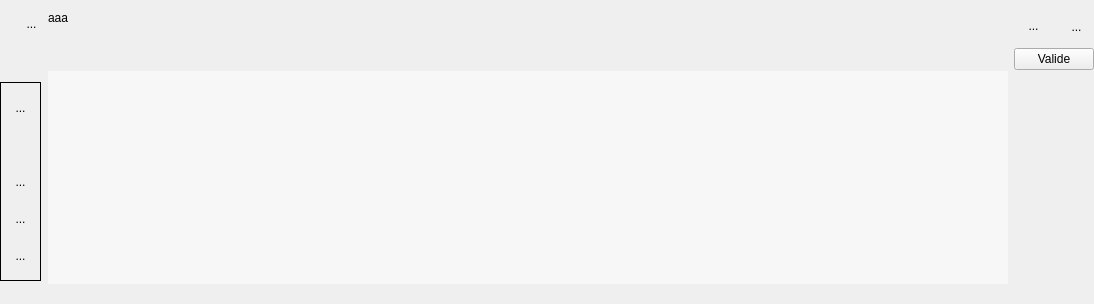
<?xml version="1.0" encoding="UTF-8"?>
<ui version="4.0">
 <class>WidgetTableau</class>
 <widget class="QWidget" name="WidgetTableau">
  <property name="geometry">
   <rect>
    <x>0</x>
    <y>0</y>
    <width>1094</width>
    <height>304</height>
   </rect>
  </property>
  <property name="sizePolicy">
   <sizepolicy hsizetype="Preferred" vsizetype="Expanding">
    <horstretch>0</horstretch>
    <verstretch>0</verstretch>
   </sizepolicy>
  </property>
  <property name="minimumSize">
   <size>
    <width>0</width>
    <height>0</height>
   </size>
  </property>
  <property name="windowTitle">
   <string>Form</string>
  </property>
  <layout class="QHBoxLayout" name="horizontalLayout_5">
   <property name="leftMargin">
    <number>0</number>
   </property>
   <property name="rightMargin">
    <number>0</number>
   </property>
   <item>
    <layout class="QVBoxLayout" name="verticalLayout_4">
     <item>
      <layout class="QHBoxLayout" name="horizontalLayout">
       <property name="spacing">
        <number>0</number>
       </property>
       <property name="sizeConstraint">
        <enum>QLayout::SetFixedSize</enum>
       </property>
       <item>
        <spacer name="horizontalSpacer_3">
         <property name="orientation">
          <enum>Qt::Horizontal</enum>
         </property>
         <property name="sizeType">
          <enum>QSizePolicy::Fixed</enum>
         </property>
         <property name="sizeHint" stdset="0">
          <size>
           <width>21</width>
           <height>20</height>
          </size>
         </property>
        </spacer>
       </item>
       <item>
        <widget class="MonBoutonValide" name="RBValide">
         <property name="minimumSize">
          <size>
           <width>21</width>
           <height>25</height>
          </size>
         </property>
         <property name="maximumSize">
          <size>
           <width>21</width>
           <height>25</height>
          </size>
         </property>
         <property name="focusPolicy">
          <enum>Qt::ClickFocus</enum>
         </property>
         <property name="toolTip">
          <string>Affiche le rapport de validation du mot-clef</string>
         </property>
         <property name="styleSheet">
          <string notr="true">border : 0px</string>
         </property>
         <property name="text">
          <string>...</string>
         </property>
         <property name="icon">
          <iconset>
           <normaloff>../Editeur/icons/ast-green-ball.png</normaloff>../Editeur/icons/ast-green-ball.png</iconset>
         </property>
         <property name="iconSize">
          <size>
           <width>25</width>
           <height>25</height>
          </size>
         </property>
        </widget>
       </item>
      </layout>
     </item>
     <item>
      <spacer name="verticalSpacer_3">
       <property name="orientation">
        <enum>Qt::Vertical</enum>
       </property>
       <property name="sizeType">
        <enum>QSizePolicy::Fixed</enum>
       </property>
       <property name="sizeHint" stdset="0">
        <size>
         <width>20</width>
         <height>40</height>
        </size>
       </property>
      </spacer>
     </item>
     <item>
      <widget class="QFrame" name="frame">
       <property name="sizePolicy">
        <sizepolicy hsizetype="Fixed" vsizetype="Preferred">
         <horstretch>0</horstretch>
         <verstretch>0</verstretch>
        </sizepolicy>
       </property>
       <property name="frameShape">
        <enum>QFrame::Box</enum>
       </property>
       <layout class="QVBoxLayout" name="verticalLayout_2">
        <item>
         <widget class="QToolButton" name="RBPlus">
          <property name="minimumSize">
           <size>
            <width>21</width>
            <height>31</height>
           </size>
          </property>
          <property name="maximumSize">
           <size>
            <width>21</width>
            <height>31</height>
           </size>
          </property>
          <property name="focusPolicy">
           <enum>Qt::ClickFocus</enum>
          </property>
          <property name="toolTip">
           <string>Ajoute une ligne</string>
          </property>
          <property name="styleSheet">
           <string notr="true">border : 0px</string>
          </property>
          <property name="text">
           <string>...</string>
          </property>
          <property name="icon">
           <iconset>
            <normaloff>../Editeur/icons/PlusBleu.png</normaloff>../Editeur/icons/PlusBleu.png</iconset>
          </property>
          <property name="iconSize">
           <size>
            <width>32</width>
            <height>32</height>
           </size>
          </property>
         </widget>
        </item>
        <item>
         <widget class="QToolButton" name="RBMoins">
          <property name="minimumSize">
           <size>
            <width>21</width>
            <height>31</height>
           </size>
          </property>
          <property name="maximumSize">
           <size>
            <width>21</width>
            <height>31</height>
           </size>
          </property>
          <property name="focusPolicy">
           <enum>Qt::ClickFocus</enum>
          </property>
          <property name="toolTip">
           <string>supprime une ligne</string>
          </property>
          <property name="styleSheet">
           <string notr="true">border : 0px</string>
          </property>
          <property name="icon">
           <iconset>
            <normaloff>../Editeur/icons/MoinsBleu.png</normaloff>../Editeur/icons/MoinsBleu.png</iconset>
          </property>
          <property name="iconSize">
           <size>
            <width>32</width>
            <height>32</height>
           </size>
          </property>
         </widget>
        </item>
        <item>
         <widget class="QToolButton" name="RBHaut">
          <property name="minimumSize">
           <size>
            <width>21</width>
            <height>31</height>
           </size>
          </property>
          <property name="maximumSize">
           <size>
            <width>21</width>
            <height>31</height>
           </size>
          </property>
          <property name="focusPolicy">
           <enum>Qt::ClickFocus</enum>
          </property>
          <property name="toolTip">
           <string>Remonte la ligne</string>
          </property>
          <property name="styleSheet">
           <string notr="true">border : 0px</string>
          </property>
          <property name="text">
           <string>...</string>
          </property>
          <property name="icon">
           <iconset theme="go-up">
            <normaloff>.</normaloff>.</iconset>
          </property>
          <property name="iconSize">
           <size>
            <width>32</width>
            <height>32</height>
           </size>
          </property>
         </widget>
        </item>
        <item>
         <widget class="QToolButton" name="RBBas">
          <property name="minimumSize">
           <size>
            <width>21</width>
            <height>31</height>
           </size>
          </property>
          <property name="maximumSize">
           <size>
            <width>21</width>
            <height>31</height>
           </size>
          </property>
          <property name="focusPolicy">
           <enum>Qt::ClickFocus</enum>
          </property>
          <property name="toolTip">
           <string>Descend la ligne</string>
          </property>
          <property name="styleSheet">
           <string notr="true">border : 0px</string>
          </property>
          <property name="text">
           <string>...</string>
          </property>
          <property name="icon">
           <iconset theme="go-down">
            <normaloff>.</normaloff>.</iconset>
          </property>
          <property name="iconSize">
           <size>
            <width>32</width>
            <height>32</height>
           </size>
          </property>
         </widget>
        </item>
        <item>
         <widget class="QToolButton" name="RBVoisListe">
          <property name="minimumSize">
           <size>
            <width>21</width>
            <height>31</height>
           </size>
          </property>
          <property name="maximumSize">
           <size>
            <width>21</width>
            <height>31</height>
           </size>
          </property>
          <property name="focusPolicy">
           <enum>Qt::ClickFocus</enum>
          </property>
          <property name="toolTip">
           <string>Montre l'ensemble des valeurs</string>
          </property>
          <property name="styleSheet">
           <string notr="true">border : 0px</string>
          </property>
          <property name="text">
           <string>...</string>
          </property>
          <property name="icon">
           <iconset>
            <normaloff>../Editeur/icons/verre-loupe-icone-6087-64.png</normaloff>../Editeur/icons/verre-loupe-icone-6087-64.png</iconset>
          </property>
          <property name="iconSize">
           <size>
            <width>32</width>
            <height>32</height>
           </size>
          </property>
         </widget>
        </item>
       </layout>
      </widget>
     </item>
     <item>
      <spacer name="verticalSpacer">
       <property name="orientation">
        <enum>Qt::Vertical</enum>
       </property>
       <property name="sizeHint" stdset="0">
        <size>
         <width>20</width>
         <height>13</height>
        </size>
       </property>
      </spacer>
     </item>
    </layout>
   </item>
   <item>
    <layout class="QVBoxLayout" name="verticalLayout_7">
     <item>
      <layout class="QHBoxLayout" name="horizontalLayout_2">
       <item>
        <widget class="MonLabelClic" name="label">
         <property name="sizePolicy">
          <sizepolicy hsizetype="Fixed" vsizetype="Preferred">
           <horstretch>0</horstretch>
           <verstretch>0</verstretch>
          </sizepolicy>
         </property>
         <property name="minimumSize">
          <size>
           <width>300</width>
           <height>25</height>
          </size>
         </property>
         <property name="maximumSize">
          <size>
           <width>178</width>
           <height>16777215</height>
          </size>
         </property>
         <property name="frameShape">
          <enum>QFrame::NoFrame</enum>
         </property>
         <property name="text">
          <string>&lt;html&gt;&lt;head/&gt;&lt;body&gt;&lt;p&gt;aaa&lt;/p&gt;&lt;p&gt;dqsklmdqm&lt;/p&gt;&lt;/body&gt;&lt;/html&gt;</string>
         </property>
         <property name="scaledContents">
          <bool>false</bool>
         </property>
         <property name="alignment">
          <set>Qt::AlignLeading|Qt::AlignLeft|Qt::AlignTop</set>
         </property>
        </widget>
       </item>
       <item>
        <spacer name="horizontalSpacer">
         <property name="orientation">
          <enum>Qt::Horizontal</enum>
         </property>
         <property name="sizeHint" stdset="0">
          <size>
           <width>40</width>
           <height>20</height>
          </size>
         </property>
        </spacer>
       </item>
      </layout>
     </item>
     <item>
      <layout class="QHBoxLayout" name="LATitre">
       <item>
        <spacer name="horizontalSpacer_2">
         <property name="orientation">
          <enum>Qt::Horizontal</enum>
         </property>
         <property name="sizeHint" stdset="0">
          <size>
           <width>40</width>
           <height>20</height>
          </size>
         </property>
        </spacer>
       </item>
      </layout>
     </item>
     <item>
      <widget class="QFrame" name="frame">
       <property name="frameShape">
        <enum>QFrame::NoFrame</enum>
       </property>
       <layout class="QVBoxLayout" name="verticalLayout_3">
        <property name="leftMargin">
         <number>0</number>
        </property>
        <property name="rightMargin">
         <number>0</number>
        </property>
        <item>
         <widget class="QScrollArea" name="scrollArea">
          <property name="sizePolicy">
           <sizepolicy hsizetype="Expanding" vsizetype="Expanding">
            <horstretch>0</horstretch>
            <verstretch>0</verstretch>
           </sizepolicy>
          </property>
          <property name="styleSheet">
           <string notr="true">background : rgb(247,247,247)</string>
          </property>
          <property name="frameShape">
           <enum>QFrame::NoFrame</enum>
          </property>
          <property name="lineWidth">
           <number>1</number>
          </property>
          <property name="widgetResizable">
           <bool>true</bool>
          </property>
          <property name="alignment">
           <set>Qt::AlignBottom|Qt::AlignLeading|Qt::AlignLeft</set>
          </property>
          <widget class="QWidget" name="verticalWidgetLE">
           <property name="geometry">
            <rect>
             <x>0</x>
             <y>0</y>
             <width>947</width>
             <height>205</height>
            </rect>
           </property>
           <property name="sizePolicy">
            <sizepolicy hsizetype="Preferred" vsizetype="Preferred">
             <horstretch>0</horstretch>
             <verstretch>0</verstretch>
            </sizepolicy>
           </property>
           <layout class="QVBoxLayout" name="verticalLayoutLE">
            <property name="spacing">
             <number>2</number>
            </property>
            <property name="leftMargin">
             <number>0</number>
            </property>
            <property name="topMargin">
             <number>0</number>
            </property>
            <property name="rightMargin">
             <number>0</number>
            </property>
            <property name="bottomMargin">
             <number>0</number>
            </property>
            <item>
             <spacer name="verticalSpacer_4">
              <property name="orientation">
               <enum>Qt::Vertical</enum>
              </property>
              <property name="sizeHint" stdset="0">
               <size>
                <width>20</width>
                <height>500</height>
               </size>
              </property>
             </spacer>
            </item>
           </layout>
          </widget>
         </widget>
        </item>
       </layout>
      </widget>
     </item>
    </layout>
   </item>
   <item>
    <layout class="QVBoxLayout" name="verticalLayout">
     <item>
      <layout class="QHBoxLayout" name="horizontalLayout_3">
       <property name="spacing">
        <number>0</number>
       </property>
       <item>
        <widget class="QToolButton" name="BSelectFichier">
         <property name="sizePolicy">
          <sizepolicy hsizetype="Fixed" vsizetype="Fixed">
           <horstretch>0</horstretch>
           <verstretch>0</verstretch>
          </sizepolicy>
         </property>
         <property name="maximumSize">
          <size>
           <width>25</width>
           <height>30</height>
          </size>
         </property>
         <property name="focusPolicy">
          <enum>Qt::ClickFocus</enum>
         </property>
         <property name="toolTip">
          <string>Ouvre un fichier de sélection des valeurs</string>
         </property>
         <property name="styleSheet">
          <string notr="true">border:0px</string>
         </property>
         <property name="text">
          <string>...</string>
         </property>
         <property name="icon">
          <iconset theme="text-x-generic">
           <normaloff>.</normaloff>.</iconset>
         </property>
         <property name="iconSize">
          <size>
           <width>32</width>
           <height>32</height>
          </size>
         </property>
        </widget>
       </item>
       <item>
        <spacer name="horizontalSpacer_4">
         <property name="orientation">
          <enum>Qt::Horizontal</enum>
         </property>
         <property name="sizeType">
          <enum>QSizePolicy::Fixed</enum>
         </property>
         <property name="sizeHint" stdset="0">
          <size>
           <width>13</width>
           <height>20</height>
          </size>
         </property>
        </spacer>
       </item>
       <item>
        <widget class="QToolButton" name="RBPoubelle">
         <property name="minimumSize">
          <size>
           <width>21</width>
           <height>31</height>
          </size>
         </property>
         <property name="maximumSize">
          <size>
           <width>21</width>
           <height>31</height>
          </size>
         </property>
         <property name="focusPolicy">
          <enum>Qt::ClickFocus</enum>
         </property>
         <property name="toolTip">
          <string>Détruit le mot-clef</string>
         </property>
         <property name="styleSheet">
          <string notr="true">border : 0px</string>
         </property>
         <property name="text">
          <string>...</string>
         </property>
         <property name="icon">
          <iconset>
           <normaloff>../Editeur/icons/deleteRond.png</normaloff>../Editeur/icons/deleteRond.png</iconset>
         </property>
         <property name="iconSize">
          <size>
           <width>32</width>
           <height>32</height>
          </size>
         </property>
        </widget>
       </item>
      </layout>
     </item>
     <item>
      <widget class="QPushButton" name="PBValideFeuille">
       <property name="text">
        <string>Valide</string>
       </property>
      </widget>
     </item>
     <item>
      <spacer name="verticalSpacer_2">
       <property name="orientation">
        <enum>Qt::Vertical</enum>
       </property>
       <property name="sizeHint" stdset="0">
        <size>
         <width>20</width>
         <height>40</height>
        </size>
       </property>
      </spacer>
     </item>
    </layout>
   </item>
  </layout>
  <zorder></zorder>
 </widget>
 <customwidgets>
  <customwidget>
   <class>MonBoutonValide</class>
   <extends>QToolButton</extends>
   <header>monBoutonValide.h</header>
  </customwidget>
  <customwidget>
   <class>MonLabelClic</class>
   <extends>QLabel</extends>
   <header>monLabelClic.h</header>
  </customwidget>
 </customwidgets>
 <resources/>
 <connections/>
</ui>
